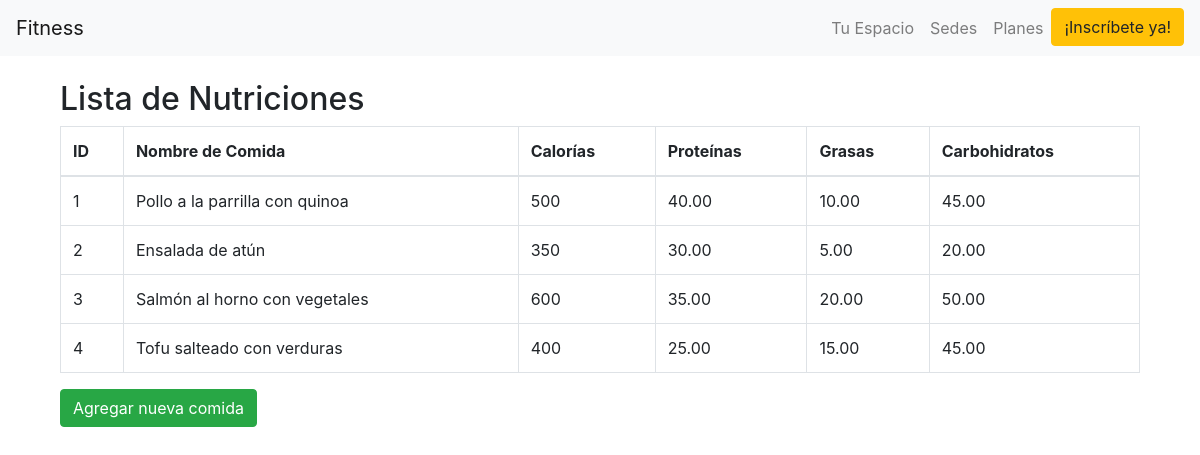
The app's page /controlpesos/controlpesos/, older data.
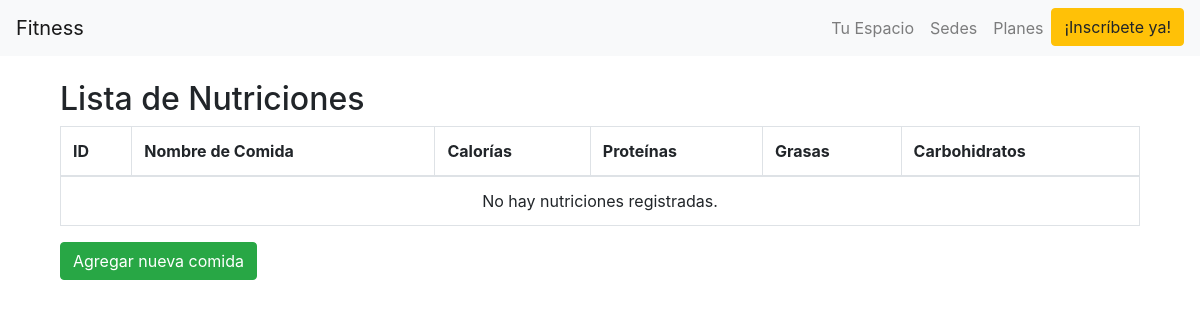
The same page, newer data.
### control_de_pesos/models.py (models this page shows, shortened)
class Nutricion(models.Model):
    nombre_comida = models.CharField(max_length=100, null=False, default='')
    calorias = models.IntegerField()
    proteinas = models.DecimalField(max_digits=5, decimal_places=2, null=False, default='')
    grasas = models.DecimalField(max_digits=5, decimal_places=2, null=False, default='')
    carbohidratos = models.DecimalField(max_digits=5, decimal_places=2, null=False, default='' )

### control_de_pesos/views.py (the view)
# urls.py: path('controlpesos/', views.ver_nutriciones, name='index'),
def ver_nutriciones(request):
    nutriciones = Nutricion.objects.all()
    return render(request, 'ver_nutriciones.html', {'nutriciones': nutriciones})

### templates/ver_nutriciones.html
{% extends 'base.html' %}
{% block content %}
<div class="container mt-4">
    <h2>Lista de Nutriciones</h2>
    <table class="table table-bordered">
        <thead>
            <tr>
                <th>ID</th>
                <th>Nombre de Comida</th>
                <th>Calorías</th>
                <th>Proteínas</th>
                <th>Grasas</th>
                <th>Carbohidratos</th>
            </tr>
        </thead>
        <tbody>
            {% if nutriciones %}
                {% for nutricion in nutriciones %}
                    <tr>
                        <td>{{ nutricion.id }}</td>
                        <td>{{ nutricion.nombre_comida }}</td>
                        <td>{{ nutricion.calorias }}</td>
                        <td>{{ nutricion.proteinas }}</td>
                        <td>{{ nutricion.grasas }}</td>
                        <td>{{ nutricion.carbohidratos }}</td>
                    </tr>
                {% endfor %}
            {% else %}
                <tr>
                    <td colspan="6" class="text-center">No hay nutriciones registradas.</td>
                </tr>
            {% endif %}
        </tbody>
    </table>
    <a href="{% url 'agregar_comida' %}" class="btn btn-success">Agregar nueva comida</a>
</div>
{% endblock %}

### templates/base.html (shortened to what this page needs)
<!DOCTYPE html>
<html lang="en">
<head>
    <link href="https://stackpath.bootstrapcdn.com/bootstrap/4.5.2/css/bootstrap.min.css" rel="stylesheet">
</head>
<body>
    <nav class="navbar navbar-expand-lg navbar-light bg-light">
        <a class="navbar-brand" href="{% url 'index' %}">Fitness</a>
        <div class="collapse navbar-collapse" id="navbarNav">
            <ul class="navbar-nav ml-auto">
                <li class="nav-item">
                    <a class="nav-link" href="{% url 'index' %}">Tu Espacio</a>
                </li>
                <li class="nav-item">
                    <a class="nav-link" href="{% url 'index' %}">Sedes</a>
                </li>
                <li class="nav-item">
                    <a class="nav-link" href="{% url 'index' %}">Planes</a>
                </li>
                <li class="nav-item">
                    <a class="btn btn-warning" href="{% url 'index' %}">¡Inscríbete ya!</a>
                </li>
            </ul>
        </div>
    </nav>
    <div class="container">
        {% block content %}{% endblock %}
    </div>
</body>
</html>

Row changes from the older to the newer data that the page shows:
removed Nutricion: id "1", nombre_comida "Pollo a la parrilla con quinoa", calorias "500", proteinas "40.00", grasas "10.00", carbohidratos "45.00"
removed Nutricion: id "2", nombre_comida "Ensalada de atún", calorias "350", proteinas "30.00", grasas "5.00", carbohidratos "20.00"
removed Nutricion: id "3", nombre_comida "Salmón al horno con vegetales", calorias "600", proteinas "35.00", grasas "20.00", carbohidratos "50.00"
removed Nutricion: id "4", nombre_comida "Tofu salteado con verduras", calorias "400", proteinas "25.00", grasas "15.00", carbohidratos "45.00"
Text that changed along with them:
text now shown: "No hay nutriciones registradas."
